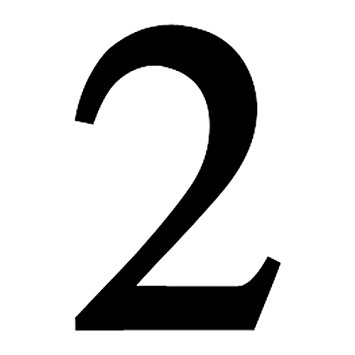
#> input picture number2.jpg, 355 x 355 px
$ jupyter execute 'Project- 02 - Number Recognition .ipynb'   (shell and % lines are left out)   (older library calls are emulated)   (text cells are left out)
#> lines starting #> are read from the running program, lines starting #| are printed output that depends on the picture; after the words box and inside, x2 and y2 are one past the last pixel; in counts of white or black regions, pixels touching at a corner belong together
[cell 1]
import numpy as np
import pandas as pd
import matplotlib.pyplot as plt

[cell 2]
from sklearn.datasets import load_digits

[cell 3]
digits = load_digits() # which contain dataset
digits.keys()

[cell 4]
print(digits['DESCR'])

[cell 5]
X = digits['data'] # images
y = digits['target'] # labeling of that image

[cell 6]
X.shape, y.shape

[cell 7]
plt.figure(figsize=(2,2))
img = X[0:1]
plt.imshow(img.reshape((8,8)),cmap ='gray')
plt.title('Number: '+str(y[0]))
plt.show()

[cell 8]
cond1 = X >= 7 # find values greater or equal to than 7
cond2 = X < 7 # find values less than 7
X_t = X.copy() # copy array as X_t
X_t[cond1] = X_t.max() # if cond1 statisfy replace with max
X_t[cond2] = X_t.min() # if cond2 statisfy replace with min

[cell 9]
plt.figure(figsize=(2,2))
img = X_t[0:1]
plt.imshow(img.reshape((8,8)),cmap ='gray')
plt.title('Number: '+str(y[0]))
plt.show()

[cell 10]
X_t = X_t/ X_t.max() # Normalising (0 - 1)

[cell 11]
from sklearn.cross_validation import train_test_split
x_train, x_test, y_train, y_test = train_test_split(X_t,y,test_size=0.2,
                                                   random_state=0)

[cell 12]
x_train.shape, x_test.shape, y_train.shape, y_test.shape

[cell 13]
from sklearn.linear_model import LogisticRegression
from sklearn.neighbors import KNeighborsClassifier
from sklearn.svm import SVC
from sklearn.tree import DecisionTreeClassifier
from sklearn.ensemble import RandomForestClassifier

[cell 14]
model_log = LogisticRegression(C = 10.0) # Creating LR model
model_knn = KNeighborsClassifier(n_neighbors=3) # KNN
model_svm = SVC(C=10.0,kernel='rbf') # SVM
model_dt = DecisionTreeClassifier() # Decision Tree
model_rf = RandomForestClassifier(n_estimators=100) # Random Forest

[cell 15]
model_log.fit(x_train,y_train) # fitting  Logistic model
model_knn.fit(x_train,y_train) # fitting KNN model
model_svm.fit(x_train,y_train) # fitting SVM model
model_dt.fit(x_train,y_train) # fitting DT model
model_rf.fit(x_train,y_train) # fitting RF model
print('Models Trained Sucessfully !!!')

[cell 16]
y_pred_log = model_log.predict(x_test) # predicted results
y_pred_knn = model_knn.predict(x_test) # predicted results
y_pred_svm = model_svm.predict(x_test) # predicted results
y_pred_dt = model_dt.predict(x_test) # predicted results
y_pred_rf = model_rf.predict(x_test) # predicted results

[cell 17]
from sklearn.metrics import confusion_matrix , classification_report

[cell 18]
cm_log = confusion_matrix(y_test,y_pred_log) # logistic regression
cm_knn = confusion_matrix(y_test,y_pred_knn) # knn
cm_svm = confusion_matrix(y_test,y_pred_svm) # svm
cm_dt = confusion_matrix(y_test,y_pred_dt) # decision tree
cm_rf = confusion_matrix(y_test,y_pred_rf) # random forest

[cell 19]
import seaborn as sns

[cell 20]
plt.figure(figsize=(8,6))
sns.heatmap(cm_log,annot=True,cmap='summer')
plt.title('Logistic Regression')
plt.show()

plt.figure(figsize=(8,6))
sns.heatmap(cm_knn,annot=True,cmap='gnuplot')
plt.title('K Nearest Neighbour')
plt.show()

plt.figure(figsize=(8,6))
sns.heatmap(cm_svm,annot=True,cmap='Paired')
plt.title('Support Vector Machine')
plt.show()
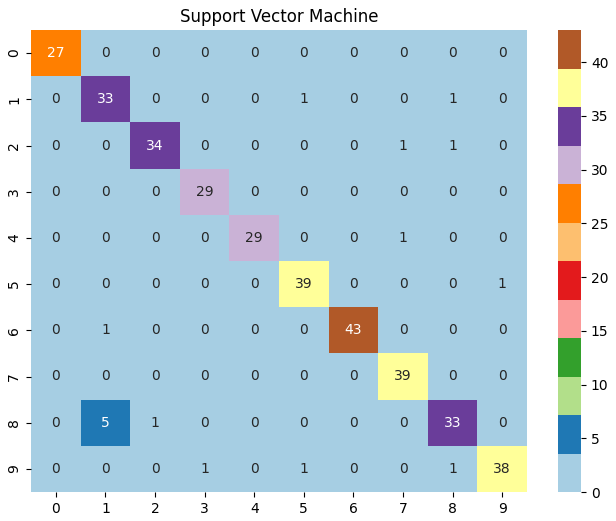
#> figure drawn by matplotlib, 2 panels

plt.figure(figsize=(8,6))
sns.heatmap(cm_dt,annot=True,cmap='ocean')
plt.title('Decision Tree')
plt.show()
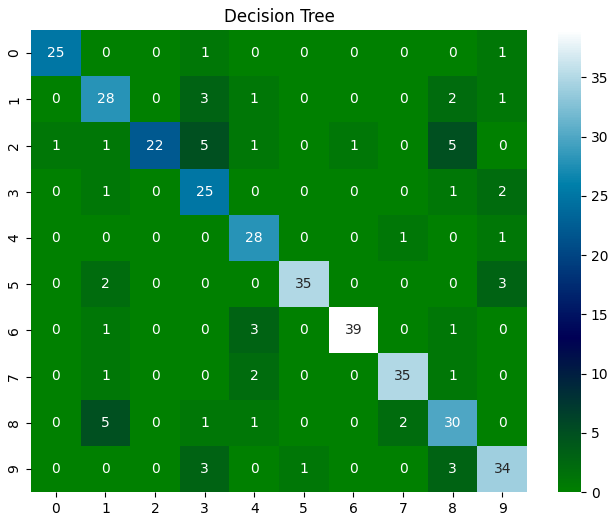
#> figure drawn by matplotlib, 2 panels

plt.figure(figsize=(8,6))
sns.heatmap(cm_rf,annot=True,cmap='prism')
plt.title('Random Forest')
plt.show()
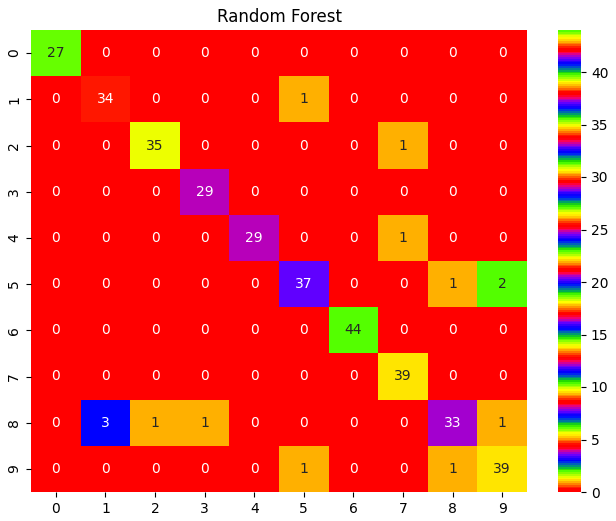
#> figure drawn by matplotlib, 2 panels

[cell 21]
cr_log = classification_report(y_test,y_pred_log)
print('\n'+'='*20+ 'Logistic Regression'+ "="*20+'\n')
print(cr_log)
cr_knn = classification_report(y_test,y_pred_knn)
print('\n'+'='*20+ 'K Nearest Neighbour'+ "="*20+'\n')
print(cr_knn)
cr_svm = classification_report(y_test,y_pred_svm)
print('\n'+'='*20+ 'Support Vector Machine'+ "="*20+'\n')
print(cr_svm)
cr_dt = classification_report(y_test,y_pred_dt)
print('\n'+'='*20+ 'Decision Tree'+ "="*20+'\n')
print(cr_dt)
cr_rf = classification_report(y_test,y_pred_rf)
print('\n'+'='*20+ 'Random Forest'+ "="*20+'\n')
print(cr_rf)

[cell 22]
import cv2

[cell 23]
# step 1 : read and convert into gray scale
img = cv2.imread('number2.jpg',0)
#> img is the input picture: shape (355, 355); min 0, max 255, mean 207.7
# step 2 : Resize image to 8 x 8
img_re = cv2.resize(img,(8,8))
# step 3: inverse thresolding
ret, thresh = cv2.threshold(img_re,127,255,cv2.THRESH_BINARY_INV)
# step 4 : Noramlizing (0 - 1)
test = thresh/255.0
# step 5 : Reshaping (1,64)
test = test.reshape((1,64))
plt.imshow(test,cmap ='gray')
plt.show()
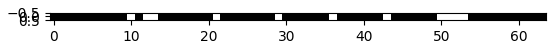
#> figure drawn by matplotlib, 1 panel

[cell 24]
print('Prediction with Random forest: ',model_rf.predict(test))

[cell 25]
cap = cv2.VideoCapture(0)

while True:
    _,img = cap.read()
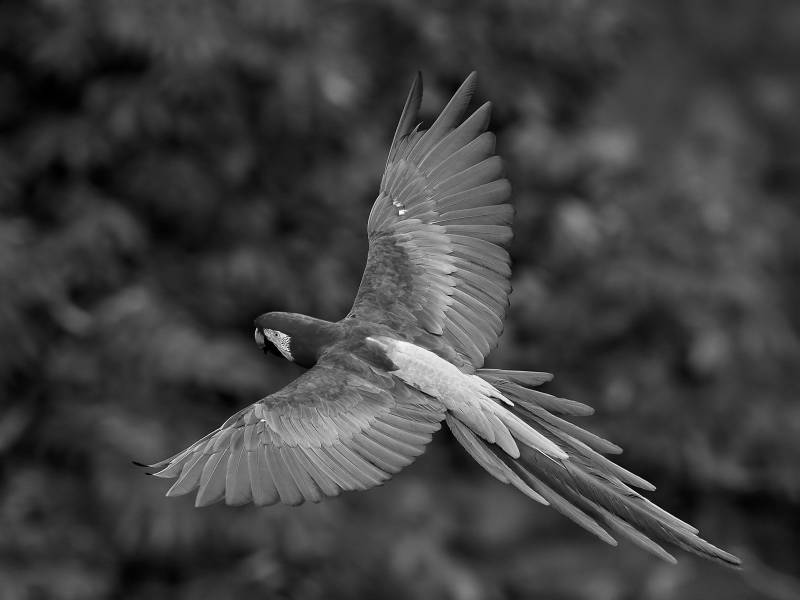
#> input picture image.png, 1600 x 1200 px, given in place of the camera (shown at 1/2 size)
#> img is the input picture: shape (1200, 1600, 3); min 0, max 255, mean 64.2
    gray = cv2.cvtColor(img,cv2.COLOR_BGR2GRAY)
    blur = cv2.GaussianBlur(gray, (7,7),3)
    _,th3 = cv2.threshold(gray,100,255,cv2.THRESH_BINARY_INV)
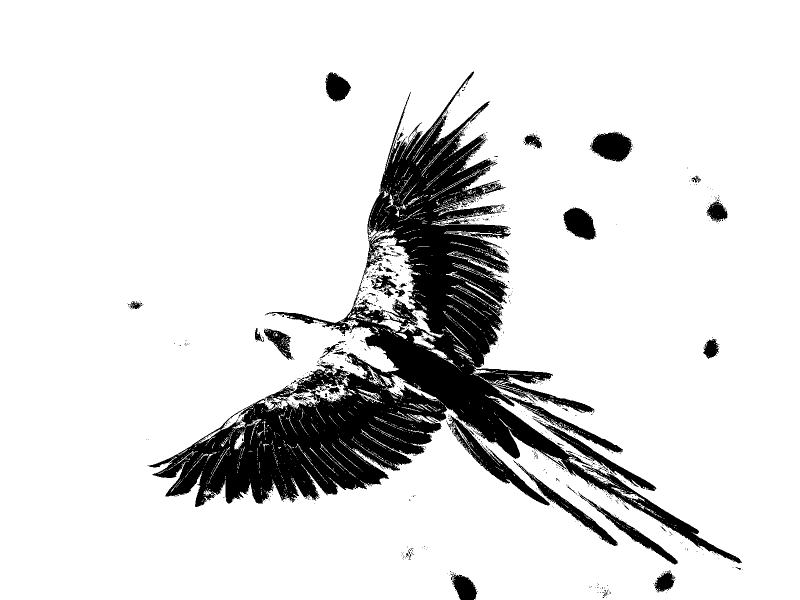
#> th3: shape (1200, 1600) (shown at 1/2 size); 87.1% white; 960 black regions (895 under 20 px)
    #th3 = cv2.adaptiveThreshold(blur,255,cv2.ADAPTIVE_THRESH_GAUSSIAN_C,cv2.THRESH_BINARY_INV,21,7)
    im2, contours, hierarchy = cv2.findContours(th3,cv2.RETR_TREE,cv2.CHAIN_APPROX_SIMPLE)
#> contours = 3891 contours, 3725 with area under 20; largest, box (x1, y1, x2, y2) and area: (0, 0, 1600, 1200) 1915371, (294, 142, 1485, 1128) 228202, (893, 830, 1101, 1012) 6110, (1071, 840, 1314, 983) 4093, (1035, 926, 1236, 1093) 3832
    areas = [cv2.contourArea(c) for c in contours]
#> areas = 3891 values, max 1915371 at index 6, min 0 at index 0, mean 565.7
    ix = np.where(np.array(areas) > 300)[0]
#> ix = 21 values from 6 to 2989
    result = np.array([1,0,0,0,0,0,0,0,0,0])
    for i in ix:
        cnt = contours[i]
        xr,yr,wr,hr = cv2.boundingRect(cnt)
        if xr< 20 :
            xr = 25


        if yr < 20:
            yr = 25


        cv2.rectangle(img,(xr-10,yr-10),(xr+wr+10,yr+hr+10), (0,255,0),2)
        roi = th3[yr-20:yr+hr+20, xr-20:xr+wr+20]

        roi_re=cv2.resize(roi,(8,8))
        g = roi_re.reshape(1,64).astype('float32')
        g = g/255
        result=  model_rf.predict(g)
        #print(result)
        font = cv2.FONT_HERSHEY_SIMPLEX
        cv2.putText(img,'Number: '+str(result),(xr-10,yr-10), font, 0.4, (255,0,0), 1, cv2.LINE_AA)
#> this loop made 21 passes
#> (i, wr, hr, result) on passes 1 to 12: (6, 1600, 1200, [9]), (59, 44, 42, [9]), (255, 200, 145, [2]), (413, 201, 167, [2]), (673, 243, 143, [7]), (749, 208, 182, [4]), (907, 242, 119, [7]), (972, 76, 31, [2]), (1114, 33, 42, [0]), (1145, 61, 65, [0]), (1245, 171, 50, [8]), (1385, 52, 49, [0])
#> pass 2, `roi = th3[yr-20:yr+hr+20, xr-20:xr+wr+20]`:
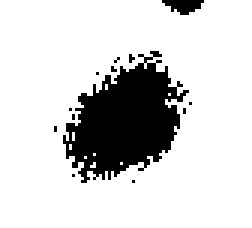
#> roi: shape (76, 84) (shown 3 times larger); 82.8% white; 13 black regions (11 under 20 px), largest, box (x1, y1, x2, y2) and area: (21, 17, 63, 61) 1030, (54, 0, 68, 5) 46
#> pass 3, `roi = th3[yr-20:yr+hr+20, xr-20:xr+wr+20]`:
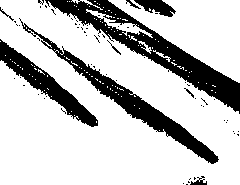
#> roi: shape (185, 240); 77.4% white; 66 black regions (57 under 20 px), largest, box (x1, y1, x2, y2) and area: (45, 0, 240, 114) 4495, (19, 18, 219, 164) 2903, (0, 39, 98, 127) 1916
#> after the loop:
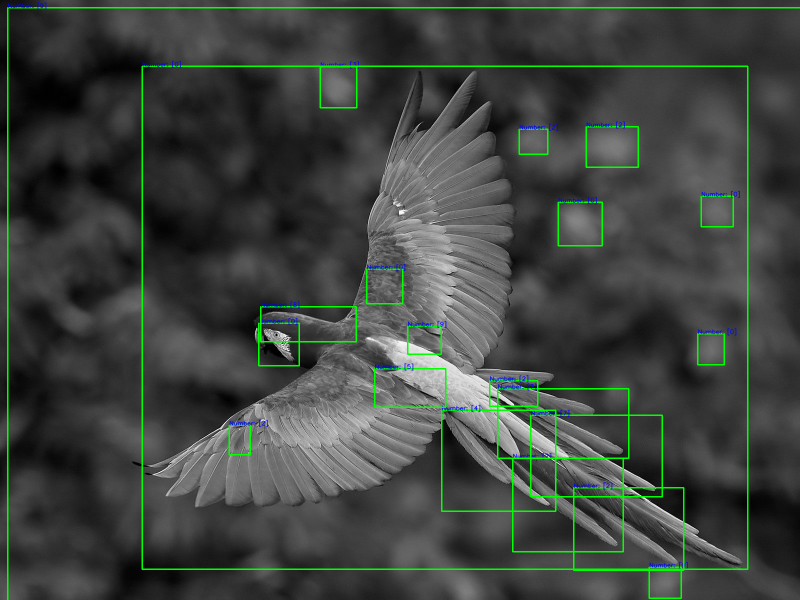
#> img: shape (1200, 1600, 3) (shown at 1/2 size); 2.81% of pixels changed, all inside (x1, y1, x2, y2) = (14, 4, 1600, 1200)
#> after the loop:
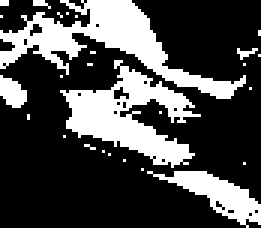
#> roi: shape (76, 87) (shown 3 times larger); 28.9% white; 27 white regions (23 under 20 px), largest, box (x1, y1, x2, y2) and area: (0, 0, 82, 33) 812, (20, 20, 67, 56) 707, (49, 57, 87, 76) 266, (0, 25, 9, 36) 67


    cv2.imshow('Threshold',th3)
    cv2.imshow('orginal',img)

    if cv2.waitKey(41) & 0xff == ord('q'):
#> (key q is pressed here)
        break


cap.release()
cv2.destroyAllWindows()
